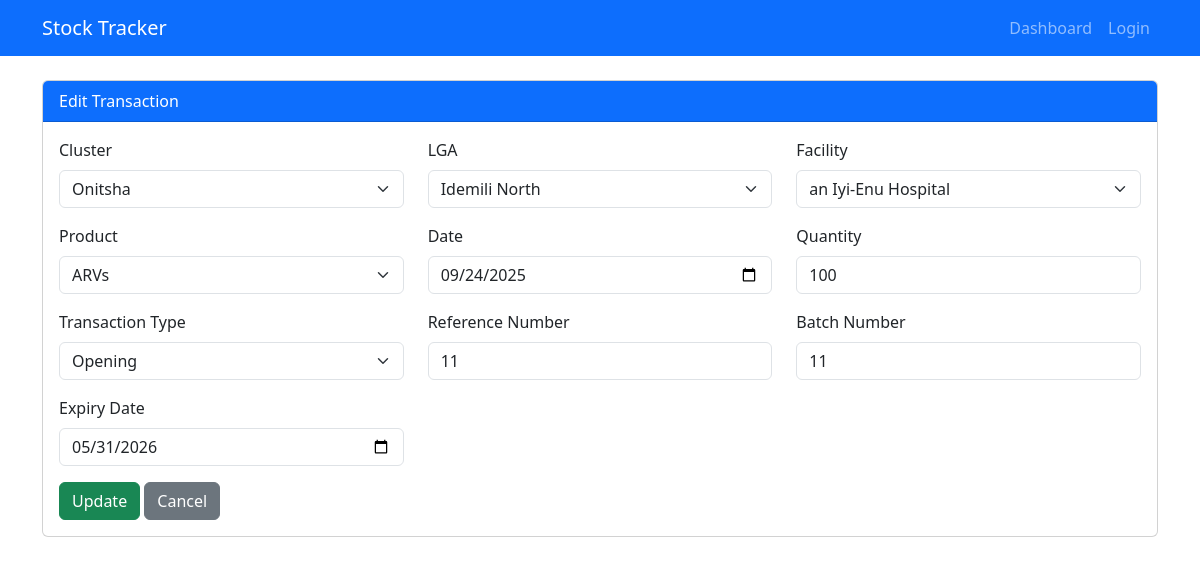
Page /transaction/1/edit on the earlier database version.
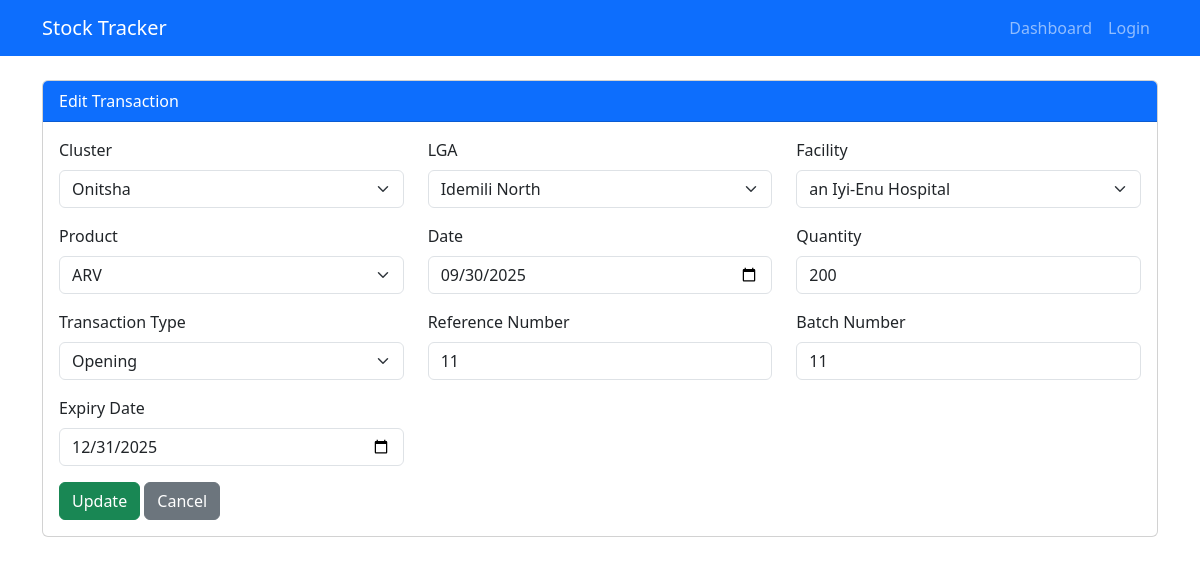
Same page on the later database version.
### models.py (models this page shows, shortened)
class StockTransaction(db.Model):
    id = db.Column(db.Integer, primary_key=True)
    facility_id = db.Column(db.Integer, db.ForeignKey('facility.id'), nullable=False)
    product_id = db.Column(db.Integer, db.ForeignKey('product.id'), nullable=False)
    date = db.Column(db.Date, nullable=False, default=datetime.utcnow)
    quantity = db.Column(db.Integer, nullable=False)
    transaction_type = db.Column(db.String(20), nullable=False)
    reference_number = db.Column(db.String(50))
    batch_number = db.Column(db.String(50), nullable=True)
    expiry_date = db.Column(db.Date, nullable=True)
    entered_by = db.Column(db.String(120), nullable=True)  # audit field
    created_at = db.Column(db.DateTime, default=datetime.utcnow)

class Product(db.Model):
    id = db.Column(db.Integer, primary_key=True)
    name = db.Column(db.String(120), nullable=False)
    unit = db.Column(db.String(30))
    facility_products = db.relationship('FacilityProduct', backref='product', lazy=True)
    transactions = db.relationship('StockTransaction', backref='product', lazy=True)

class Facility(db.Model):
    id = db.Column(db.Integer, primary_key=True)
    name = db.Column(db.String(150), nullable=False)
    lga_id = db.Column(db.Integer, db.ForeignKey('lga.id'), nullable=False)
    facility_products = db.relationship('FacilityProduct', backref='facility', lazy=True)
    transactions = db.relationship('StockTransaction', backref='facility', lazy=True)

### app.py (the view, shortened to what this page needs)
@app.route('/transaction/<int:id>/edit', methods=['GET', 'POST'])
def edit_transaction(id):
    tx = StockTransaction.query.get_or_404(id)
    clusters = Cluster.query.order_by(Cluster.name).all()
    products = Product.query.order_by(Product.name).all()
    return render_template('edit_transaction.html', tx=tx, clusters=clusters, products=products)

### templates/edit_transaction.html (shortened to what this page needs)
{% extends "base.html" %}
{% block content %}
<div class="card">
  <div class="card-header bg-primary text-white">
    Edit Transaction
  </div>
  <div class="card-body">
    <form method="POST">
      <div class="row mb-3">
        <div class="col-md-4">
          <label for="cluster" class="form-label">Cluster</label>
          <select id="cluster" name="cluster" class="form-select">
            {% for c in clusters %}
              <option value="{{ c.id }}"
                {% if c.id==tx.facility.lga.cluster_id %}selected{% endif %}>{{ c.name }}</option>
            {% endfor %}
          </select>
        </div>
        <div class="col-md-4">
          <label for="lga" class="form-label">LGA</label>
          <select id="lga" name="lga" class="form-select">
            {% for l in tx.facility.lga.cluster.lgas %}
              <option value="{{ l.id }}"
                {% if l.id==tx.facility.lga_id %}selected{% endif %}>{{ l.name }}</option>
            {% endfor %}
          </select>
        </div>
        <div class="col-md-4">
          <label for="facility" class="form-label">Facility</label>
          <select id="facility" name="facility" class="form-select">
            {% for f in tx.facility.lga.facilities %}
              <option value="{{ f.id }}"
                {% if f.id==tx.facility_id %}selected{% endif %}>{{ f.name }}</option>
            {% endfor %}
          </select>
        </div>
      </div>
      <div class="row mb-3">
        <div class="col-md-4">
          <label for="product" class="form-label">Product</label>
          <select id="product" name="product" class="form-select">
            {% for p in products %}
              <option value="{{ p.id }}" {% if p.id==tx.product_id %}selected{% endif %}>{{ p.name }}</option>
            {% endfor %}
          </select>
        </div>
        <div class="col-md-4">
          <label for="date" class="form-label">Date</label>
          <input type="date" class="form-control" id="date" name="date" value="{{ tx.date }}">
        </div>
        <div class="col-md-4">
          <label for="quantity" class="form-label">Quantity</label>
          <input type="number" class="form-control" id="quantity" name="quantity" value="{{ tx.quantity }}">
        </div>
      </div>
      <div class="row mb-3">
        <div class="col-md-4">
          <label for="transaction_type" class="form-label">Transaction Type</label>
          <select id="transaction_type" name="transaction_type" class="form-select">
            {% for t in ['Received','Opening','Issued','Lost','Damaged','Expired','Adjusted'] %}
              <option value="{{ t }}" {% if t==tx.transaction_type %}selected{% endif %}>{{ t }}</option>
            {% endfor %}
          </select>
        </div>
        <div class="col-md-4">
          <label for="reference_number" class="form-label">Reference Number</label>
          <input type="text" class="form-control" id="reference_number" name="reference_number"
                 value="{{ tx.reference_number }}">
        </div>
        <div class="col-md-4">
          <label for="batch_number" class="form-label">Batch Number</label>
          <input type="text" class="form-control" id="batch_number" name="batch_number"
                 value="{{ tx.batch_number }}">
        </div>
      </div>
      <div class="row mb-3">
        <div class="col-md-4">
          <label for="expiry_date" class="form-label">Expiry Date</label>
          <input type="date" class="form-control" id="expiry_date" name="expiry_date"
                 value="{{ tx.expiry_date }}">
        </div>
      </div>
      <button type="submit" class="btn btn-success">Update</button>
      <a href="{{ url_for('transactions') }}" class="btn btn-secondary">Cancel</a>
    </form>
  </div>
</div>
{% endblock %}

Differences in the rows shown:
changed StockTransaction "Opening": product "ARVs" → "ARV"; date "09/24/2025" → "09/30/2025"; quantity "100" → "200"; expiry_date "05/31/2026" → "12/31/2025"
